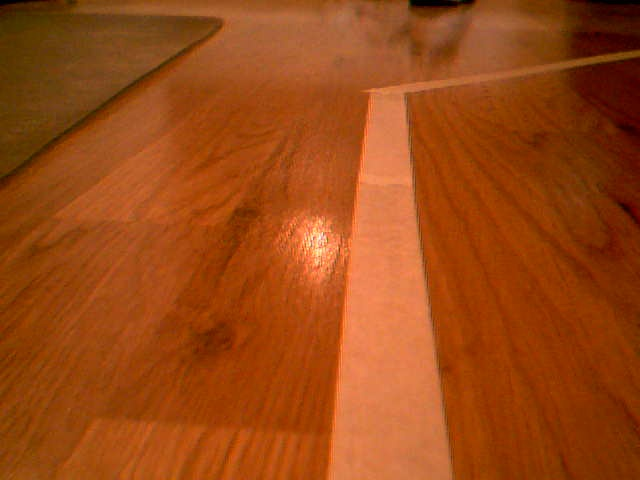
#> input picture self_driving_car/Server/frames/1653435263.1045914.jpg, 640 x 480 px; its folder holds only this picture in this run
$ python read_video.py
#> lines starting #> are read from the running program, lines starting #| are printed output that depends on the picture; after the words box and inside, x2 and y2 are one past the last pixel; in counts of white or black regions, pixels touching at a corner belong together
### self_driving_car/Server/analizer.py
import cv2
import numpy as np

def get_alignment_and_angle(thresholded_image):
    whites = []
    parallels = np.array(range(0, len(thresholded_image), 15))
    for i in parallels:
        row_whites = []
        for j in range(len(thresholded_image[0])):
            if thresholded_image[i][j] == 255:
                row_whites.append(j)
        whites.append(row_whites)

    ###############################################################################

    row_intersects = []
    for row_whites in whites:
        if len(row_whites)==0:
            row_intersects.append((0,0))
            continue
        min_ = min(row_whites)
        max_ = max(row_whites)
        center = (max_ - min_) // 2 + min_
        width = max_ - min_
        row_intersects.append((center, width))
    row_intersects = np.array(row_intersects)

    ###############################################################################

    centers = row_intersects[:,0]
    widths = row_intersects[:,1]

    non_zero = widths!=0

    parallels = parallels[non_zero]
    centers = centers[non_zero]
    widths = widths[non_zero]

    ###############################################################################

    polyfit_widths = np.polyfit(parallels, widths, 1)
    fitted_widths = polyfit_widths[0]*parallels + polyfit_widths[1]
    ratio = ratio = widths/fitted_widths

    correction_condition = [(0.7 < ratio) & (ratio < 1.3)]

    ###############################################################################

    corrected_centers = centers[correction_condition]
    corrected_parallels = parallels[correction_condition]

    polyfit_centers = np.polyfit(corrected_parallels, corrected_centers, 1)
    m, b = polyfit_centers

    ###############################################################################

    bottom_intercept = m*len(thresholded_image) + b
    top_intercept = b

    tangent = len(thresholded_image) / (top_intercept - bottom_intercept )
    angle = np.arctan(tangent) * 180 / np.pi
    car_alignment_pct = bottom_intercept/len(thresholded_image[0])

    for i, parallel in enumerate(corrected_parallels):
        cv2.circle(thresholded_image, (corrected_centers[i], parallel), 1, 0, 2)

    cv2.line(
        thresholded_image,
        (int(top_intercept),0),
        (int(bottom_intercept), len(thresholded_image)),
        0,
        2,
    )

    return angle, car_alignment_pct

### self_driving_car/Server/read_video.py
import cv2
import os
import time
from analizer import get_alignment_and_angle
frames = os.listdir("frames")
frames.sort()

for frame in frames:
    image = cv2.imread(f"frames/{frame}")
#> image is the input picture: shape (480, 640, 3); mean B, G, R 19.7, 71.6, 154.9
    gray = cv2.cvtColor(image, cv2.COLOR_BGR2GRAY)
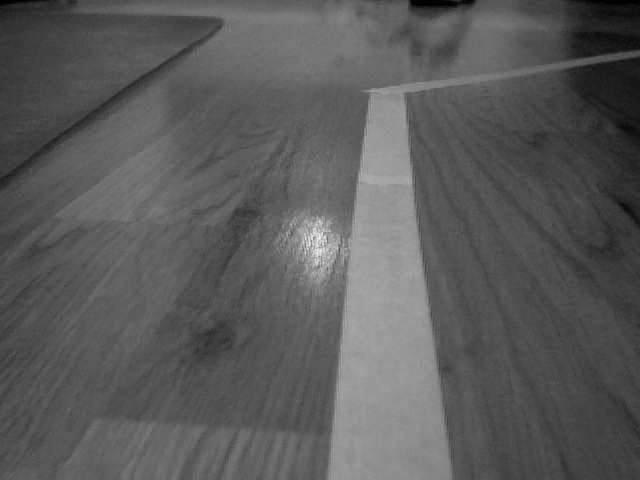
#> gray: shape (480, 640); min 0, max 240, mean 90.6
    blurred_gray = cv2.GaussianBlur(gray, (21, 21), 0)
    ret,thresh1 = cv2.threshold(gray,190,255,cv2.THRESH_BINARY)
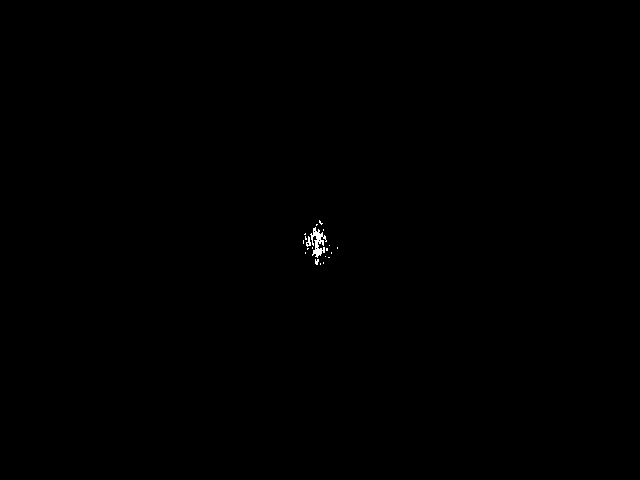
#> thresh1: shape (480, 640); 0.11% white; 20 white regions (18 under 20 px), largest, box (x1, y1, x2, y2) and area: (310, 227, 327, 258) 236, (306, 236, 311, 247) 29
    try:
        angle, alignment = get_alignment_and_angle(thresh1)
#> in get_alignment_and_angle, `parallels = np.array(range(0, len(thresholded_image), 15))`: parallels = 32 values from 0 to 465
#> the loop in get_alignment_and_angle, `for i in parallels:` made 32 passes
#> i on passes 2 to 13: 15, 30, 45, 60, 75, 90, 105, 120, 135, 150, 165, 180
#> after the loop in get_alignment_and_angle, `for i in parallels:`: whites = 32 items, first 6: [], [], [], [], [], []
#> the loop in get_alignment_and_angle, `for row_whites in whites:` made 32 passes
#> row_whites on passes 1 to 12: [], [], [], [], [], [], [], [], [], [], [], []
#> (row_whites, min_, max_, center, width) on passes 16, 18: ([316], 316, 316, 316, 0), ([312, 316, 317, 318, 320], 312, 320, 316, 8)
#> after the loop in get_alignment_and_angle, `for row_whites in whites:`: row_intersects = 32 pairs, first value 0 to 316, second value 0 to 23
#> in get_alignment_and_angle, `centers = row_intersects[:,0]`: centers = 32 values, max 316 at index 15, min 0 at index 0, mean 29.56
#> in get_alignment_and_angle, `widths = row_intersects[:,1]`: widths = 32 values, max 23 at index 16, min 0 at index 0, mean 0.969
#> in get_alignment_and_angle, `parallels = parallels[non_zero]`: parallels = [240, 255]
#> in get_alignment_and_angle, `centers = centers[non_zero]`: centers = [314, 316]
#> in get_alignment_and_angle, `widths = widths[non_zero]`: widths = [23, 8]
#> in get_alignment_and_angle, `polyfit_widths = np.polyfit(parallels, widths, 1)`: polyfit_widths = [-1, 263]
#> in get_alignment_and_angle, `fitted_widths = polyfit_widths[0]*parallels + polyfit_widths[1]`: fitted_widths = [23, 8]
#> in get_alignment_and_angle, `ratio = ratio = widths/fitted_widths`: ratio = [1, 1]
#> in get_alignment_and_angle, `correction_condition = [(0.7 < ratio) & (ratio < 1.3)]`: correction_condition = [[True, True]]
        print("Angle:", angle, "Alignment:", alignment)
    except:
        pass

    cv2.imshow("image", image)
    cv2.imshow("thresholded", thresh1)

    time.sleep(0.1)
    cv2.waitKey(1)

$ run again, on self_driving_car/Server/frames/1653435266.603662.jpg
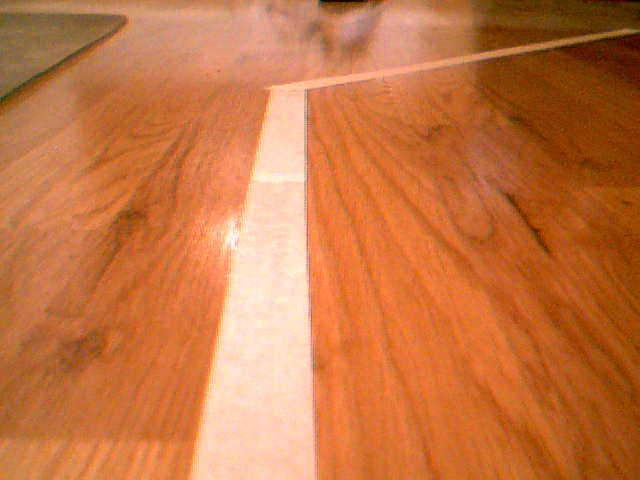
#> input picture self_driving_car/Server/frames/1653435266.603662.jpg, 640 x 480 px
#> image is the input picture: shape (480, 640, 3); mean B, G, R 67, 117.7, 199.1
#> `gray = cv2.cvtColor(image, cv2.COLOR_BGR2GRAY)`:
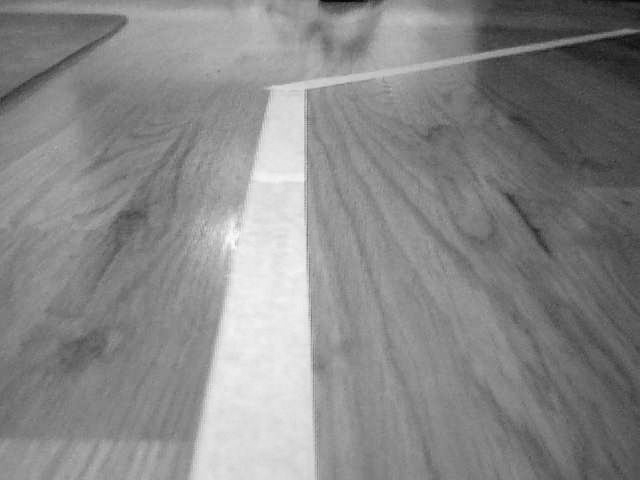
#> gray: shape (480, 640); min 6, max 253, mean 136.3
#> `ret,thresh1 = cv2.threshold(gray,190,255,cv2.THRESH_BINARY)`:
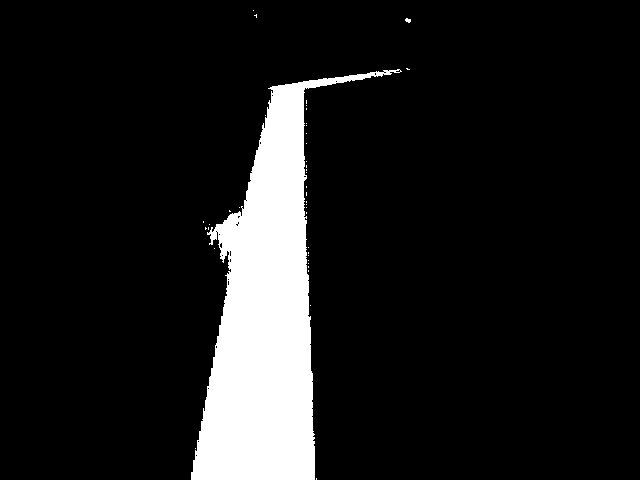
#> thresh1: shape (480, 640); 10.7% white; 40 white regions (38 under 20 px), largest, box (x1, y1, x2, y2) and area: (191, 69, 402, 480) 32738, (405, 18, 411, 23) 21
#> in get_alignment_and_angle, `parallels = np.array(range(0, len(thresholded_image), 15))`: parallels = 32 values from 0 to 465
#> the loop in get_alignment_and_angle, `for i in parallels:` made 32 passes
#> i on passes 2 to 9: 15, 30, 45, 60, 75, 90, 105, 120
#> after the loop in get_alignment_and_angle, `for i in parallels:`: whites = 32 items
#> the loop in get_alignment_and_angle, `for row_whites in whites:` made 32 passes
#> (min_, max_, center, width) on passes 6 to 13: (349, 382, 365, 33), (273, 303, 288, 30), (269, 306, 287, 37), (265, 303, 284, 38), (260, 303, 281, 43), (256, 303, 279, 47), (254, 306, 280, 52), (251, 304, 277, 53)
#> after the loop in get_alignment_and_angle, `for row_whites in whites:`: row_intersects = 32 pairs, first value 0 to 365, second value 0 to 121
#> in get_alignment_and_angle, `centers = row_intersects[:,0]`: centers = 32 values, max 365 at index 5, min 0 at index 0, mean 236.6
#> in get_alignment_and_angle, `widths = row_intersects[:,1]`: widths = 32 values, max 121 at index 31, min 0 at index 0, mean 66.41
#> in get_alignment_and_angle, `parallels = parallels[non_zero]`: parallels = 28 values from 15 to 465
#> in get_alignment_and_angle, `centers = centers[non_zero]`: centers = 28 values, max 365 at index 1, min 253 at index 27, mean 270.4
#> in get_alignment_and_angle, `widths = widths[non_zero]`: widths = 28 values, max 121 at index 27, min 2 at index 0, mean 75.89
#> polyfit_widths = [0.239, 13.52]
#> fitted_widths = 28 values from 17.11 to 124.7
#> ratio = 28 values, max 1.33 at index 12, min 0.117 at index 0, mean 0.977

$ run again, on self_driving_car/Server/frames/1653435267.4006288.jpg
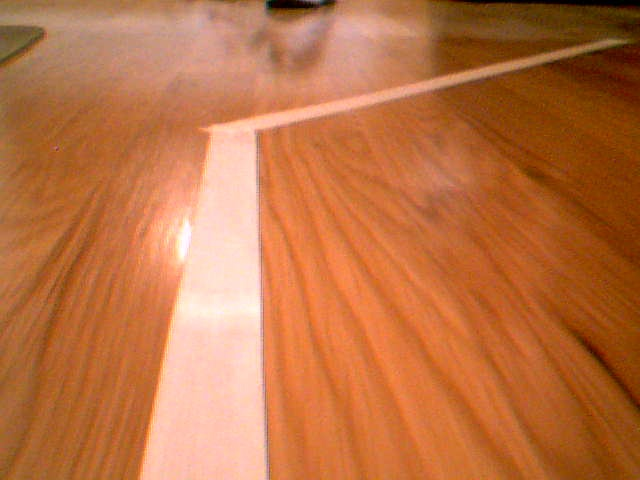
#> input picture self_driving_car/Server/frames/1653435267.4006288.jpg, 640 x 480 px
#> image is the input picture: shape (480, 640, 3); mean B, G, R 67.3, 114.2, 189.1
#> `gray = cv2.cvtColor(image, cv2.COLOR_BGR2GRAY)`:
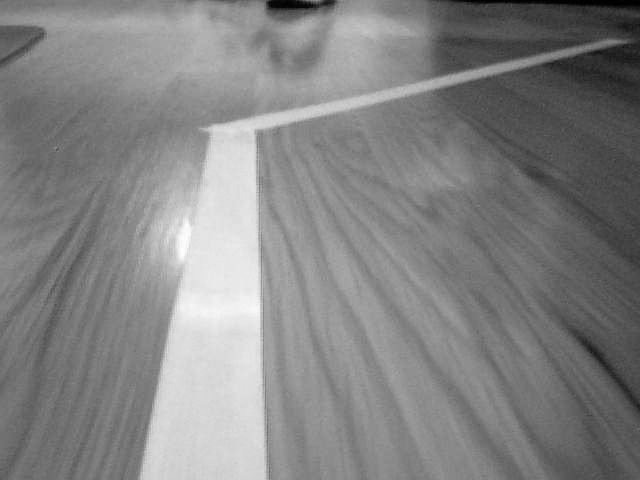
#> gray: shape (480, 640); min 0, max 253, mean 131.3
#> `ret,thresh1 = cv2.threshold(gray,190,255,cv2.THRESH_BINARY)`:
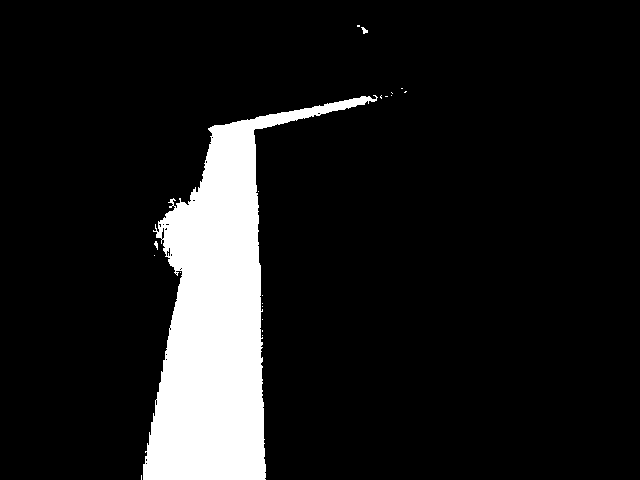
#> thresh1: shape (480, 640); 10.8% white; 20 white regions (17 under 20 px), largest, box (x1, y1, x2, y2) and area: (143, 95, 378, 480) 32953, (361, 27, 368, 34) 27, (154, 241, 158, 250) 21
#> in get_alignment_and_angle, `parallels = np.array(range(0, len(thresholded_image), 15))`: parallels = 32 values from 0 to 465
#> the loop in get_alignment_and_angle, `for i in parallels:` made 32 passes
#> i on passes 2 to 9: 15, 30, 45, 60, 75, 90, 105, 120
#> after the loop in get_alignment_and_angle, `for i in parallels:`: whites = 32 items, first 6: [], [], [363, 364, 365, 366, 367], [], [], []
#> the loop in get_alignment_and_angle, `for row_whites in whites:` made 32 passes
#> (min_, max_, center, width) on passes 8 to 15: (319, 356, 337, 37), (241, 296, 268, 55), (212, 254, 233, 42), (208, 255, 231, 47), (205, 255, 230, 50), (202, 255, 228, 53), (190, 256, 223, 66), (173, 257, 215, 84)
#> after the loop in get_alignment_and_angle, `for row_whites in whites:`: row_intersects = 32 pairs, first value 0 to 365, second value 0 to 122
#> in get_alignment_and_angle, `centers = row_intersects[:,0]`: centers = 32 values, max 365 at index 2, min 0 at index 0, mean 184.8
#> in get_alignment_and_angle, `widths = row_intersects[:,1]`: widths = 32 values, max 122 at index 31, min 0 at index 0, mean 66.78
#> in get_alignment_and_angle, `parallels = parallels[non_zero]`: parallels = 26 values from 30 to 465
#> in get_alignment_and_angle, `centers = centers[non_zero]`: centers = 26 values, max 365 at index 0, min 204 at index 25, mean 227.5
#> in get_alignment_and_angle, `widths = widths[non_zero]`: widths = 26 values, max 122 at index 25, min 4 at index 0, mean 82.19
#> polyfit_widths = [0.225, 20.15]
#> fitted_widths = 26 values from 26.91 to 125
#> ratio = 26 values, max 1.44 at index 9, min 0.149 at index 0, mean 0.982
